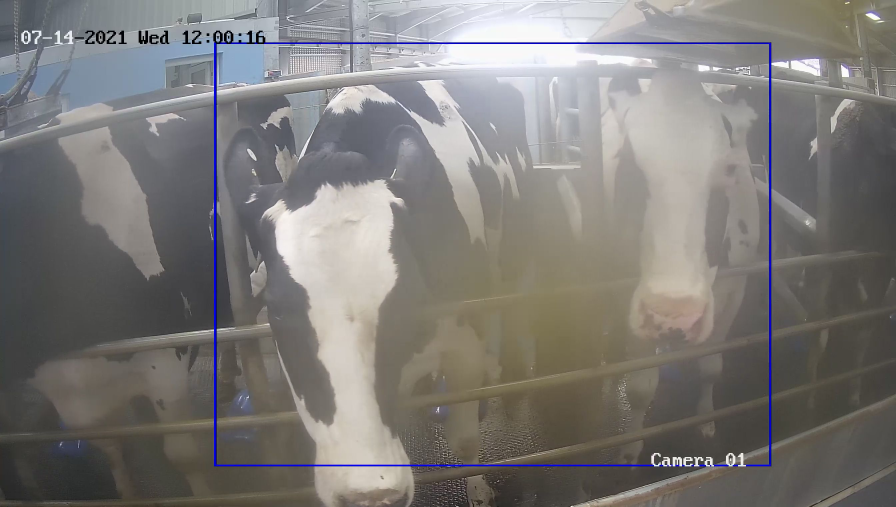
#> input picture data/bfmatcher/test_1.jpg, 2688 x 1520 px (shown at 1/3 size)
$ python -i frames.py   (imports and definitions only)
#> lines starting #> are read from the running program, lines starting #| are printed output that depends on the picture; after the words box and inside, x2 and y2 are one past the last pixel; in counts of white or black regions, pixels touching at a corner belong together
from os import listdir, makedirs
from os.path import isdir

import cv2
import numpy as np
import subprocess
import torch

import os
from random import seed, random
from os import makedirs, listdir
from os.path import exists, isdir
import random
from shutil import copy
import argparse
import subprocess

import torch
from cv2 import imwrite, imread

FRAMES_ONSCREEN = 227.3
FRAME_RATE = 25
FPS = 2
TIME_ONSCREEN = (FRAMES_ONSCREEN / FRAME_RATE) * FPS

NORM_W = 2688
NORM_H = 1520
THERM_W = 1280
THERM_H = 720
NORM_BOX_X = 650
NORM_BOX_Y = 131
THERM_BOX_X = 33
THERM_BOX_Y = 18
NORM_BOX_W = 1657
NORM_BOX_H = 1262
THERM_BOX_W = 1211
THERM_BOX_H = 688

SCALE_W = NORM_W / THERM_W
SCALE_H = NORM_H / THERM_H
NORM_CENTRE_X = NORM_W / 2
NORM_CENTRE_Y = NORM_H / 2
THERM_CENTRE_X = THERM_W / 2
THERM_CENTRE_Y = THERM_H / 2
NORM_BOX_CENTRE_X = NORM_BOX_W / 2 + NORM_BOX_X
NORM_BOX_CENTRE_Y = NORM_BOX_H / 2 + NORM_BOX_Y
THERM_BOX_CENTRE_X = THERM_BOX_W / 2 + THERM_BOX_X
THERM_BOX_CENTRE_Y = THERM_BOX_H / 2 + THERM_BOX_Y

THERM_BOX_SCALED_CENTRE_X = THERM_BOX_CENTRE_X * SCALE_W
THERM_BOX_SCALED_CENTRE_Y = THERM_BOX_CENTRE_Y * SCALE_H
BOX_CENTRE_OFFSET_X = NORM_BOX_CENTRE_X - THERM_BOX_SCALED_CENTRE_X
BOX_CENTRE_OFFSET_Y = NORM_BOX_CENTRE_Y - THERM_BOX_SCALED_CENTRE_Y
SCALE_BOX_W = NORM_BOX_W / (THERM_BOX_W * SCALE_W)
SCALE_BOX_H = NORM_BOX_H / (THERM_BOX_H * SCALE_H)

# [1 line not run here, left out]


def frame_to_contours(frame):
#> called with frame = 'data/bfmatcher/test_1.jpg'
    img = cv2.imread(frame, 0)
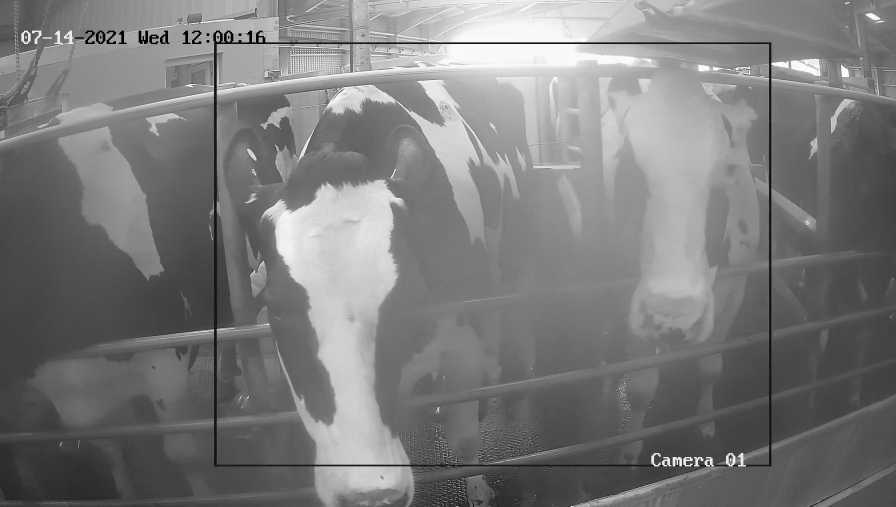
#> img: shape (1520, 2688) (shown at 1/3 size); min 0, max 255, mean 123.1

    blur = cv2.GaussianBlur(img, (5, 5), 0)
    ret, th = cv2.threshold(blur, 0, 255, cv2.THRESH_BINARY + cv2.THRESH_OTSU)
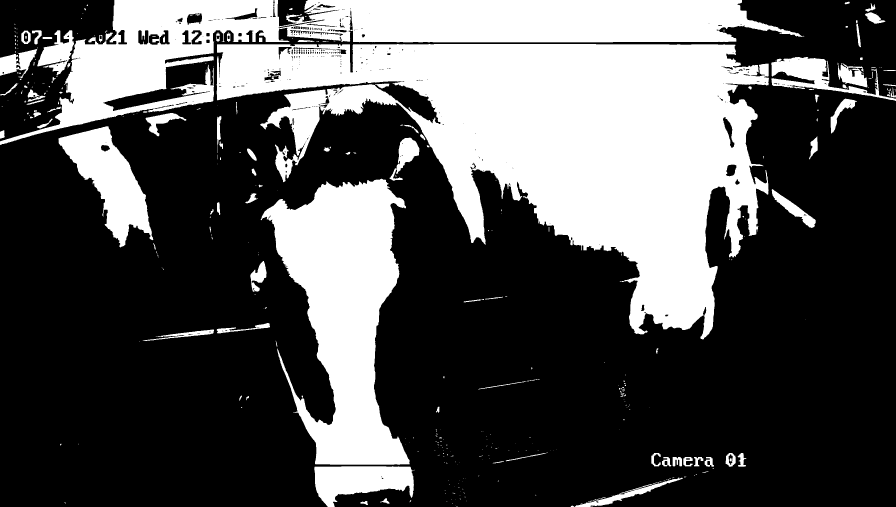
#> th: shape (1520, 2688) (shown at 1/3 size); 32.5% white; 385 white regions (260 under 20 px), largest, box (x1, y1, x2, y2) and area: (650, 132, 2307, 1018) 684991, (0, 0, 2408, 435) 295235, (782, 536, 1229, 1394) 207213
#> ret = 137

    # Generate intermediate image; use morphological closing to keep parts of the cow together
    inter = cv2.morphologyEx(th, cv2.MORPH_CLOSE, cv2.getStructuringElement(cv2.MORPH_ELLIPSE, (5, 5)))
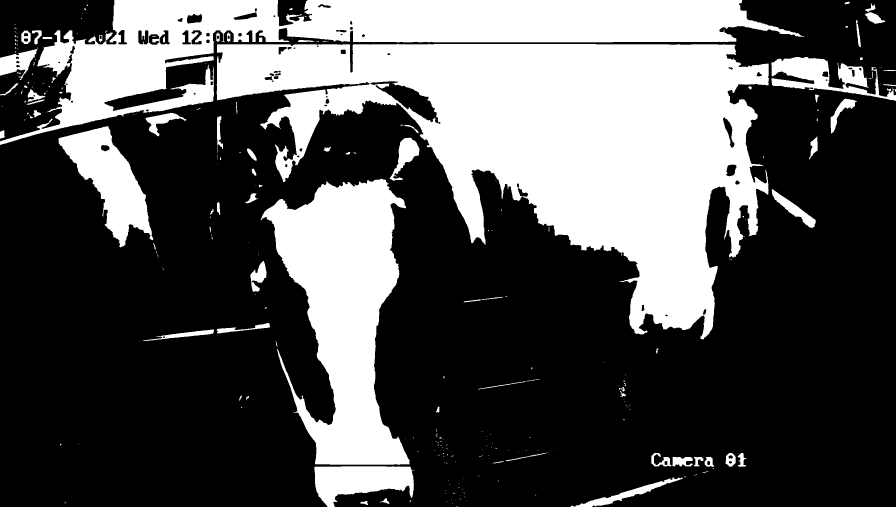
#> inter: shape (1520, 2688) (shown at 1/3 size); 32.8% white; 297 white regions (198 under 20 px)

    # Find 2 largest contours in intermediate image
    cnts, _ = cv2.findContours(inter, cv2.RETR_EXTERNAL, cv2.CHAIN_APPROX_NONE)
#> cnts = 295 contours, 219 with area under 20; largest, box (x1, y1, x2, y2) and area: (650, 132, 2307, 1018) 698552, (0, 0, 2413, 435) 311444, (782, 536, 1229, 1394) 205876, (175, 379, 460, 742) 43366, (943, 1399, 1244, 1520) 23608
    cnts = sorted(cnts, key=lambda c: cv2.contourArea(c), reverse=True)
    cnts = cnts[:2]
#> cnts = 2 contours; box (x1, y1, x2, y2) and area: (650, 132, 2307, 1018) 698552, (0, 0, 2413, 435) 311444

    return cnts


# [26 lines left out: functions draw_bounding_box, frame_to_annotation, not called in this run]


def run_inference(img, dest):
    results = MODEL(img)
    results.save(save_dir=dest)


# [71 lines left out: functions transform_bounding_rect, frames_to_dataset, not called in this run]

>>> result = frame_to_contours('data/bfmatcher/test_1.jpg')
#> result has the same summary as cnts in frame_to_contours

$ run again, on data/bfmatcher/test_3.jpg
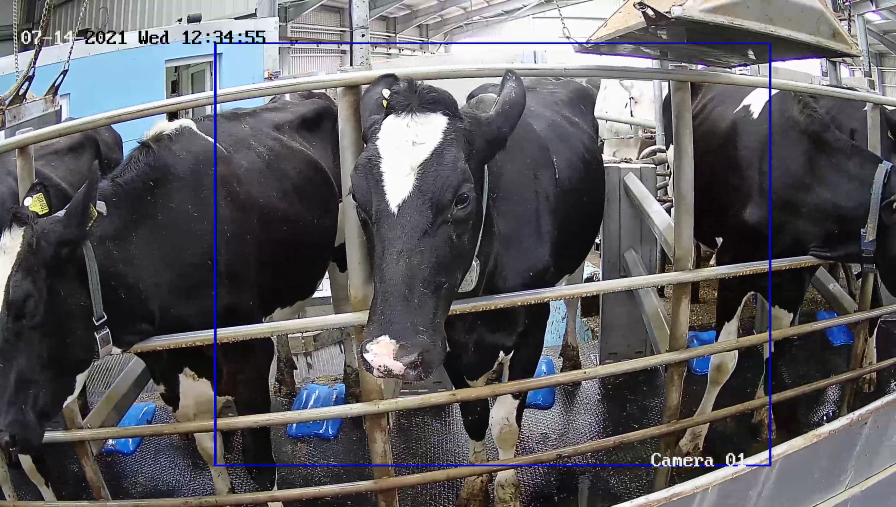
#> input picture data/bfmatcher/test_3.jpg, 2688 x 1520 px (shown at 1/3 size)
#> in frame_to_contours, `ret, th = cv2.threshold(blur, 0, 255, cv2.THRESH_BINARY + cv2.THRESH_O..`:
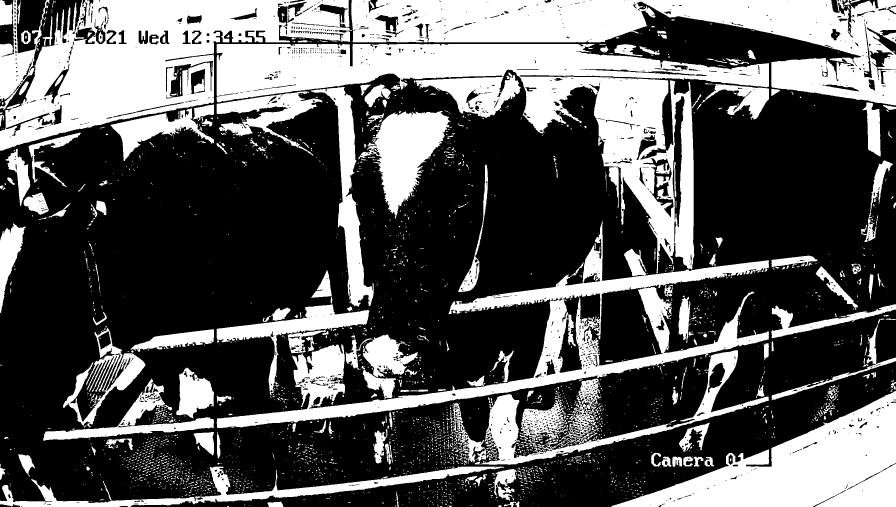
#> th: shape (1520, 2688) (shown at 1/3 size); 35.6% white; 3076 white regions (2485 under 20 px), largest, box (x1, y1, x2, y2) and area: (650, 132, 2307, 820) 287325, (0, 0, 1056, 452) 223870, (1054, 0, 2688, 316) 209544
#> ret = 111
#> in frame_to_contours, `inter = cv2.morphologyEx(th, cv2.MORPH_CLOSE, cv2.getStructuringElemen..`:
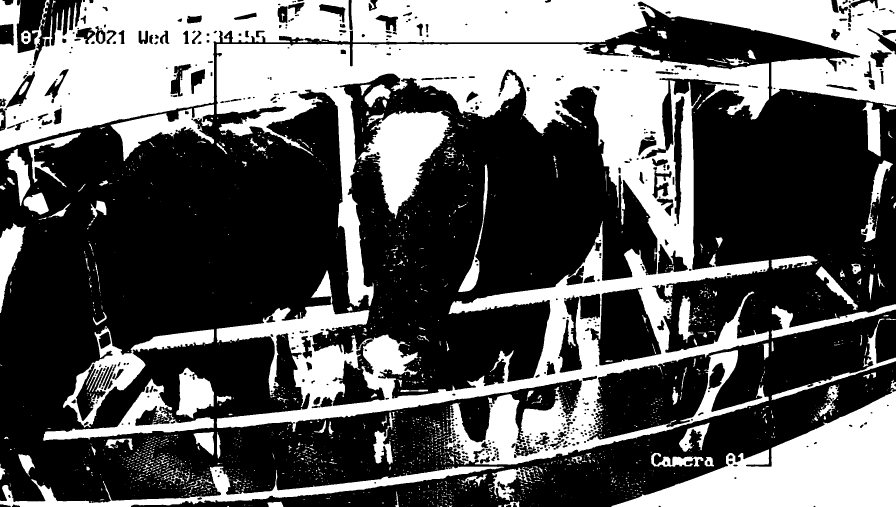
#> inter: shape (1520, 2688) (shown at 1/3 size); 37.2% white; 2014 white regions (1648 under 20 px)
#> in frame_to_contours, `cnts, _ = cv2.findContours(inter, cv2.RETR_EXTERNAL, cv2.CHAIN_APPROX_..`: cnts = 1941 contours, 1721 with area under 20; largest, box (x1, y1, x2, y2) and area: (650, 132, 2307, 1394) 726999, (0, 0, 2688, 452) 483189, (1834, 1139, 2688, 1520) 136580, (1075, 332, 1355, 656) 41682, (189, 978, 642, 1284) 35857
#> in frame_to_contours, `cnts = cnts[:2]`: cnts = 2 contours; box (x1, y1, x2, y2) and area: (650, 132, 2307, 1394) 726999, (0, 0, 2688, 452) 483189
#> result has the same summary as cnts in frame_to_contours
